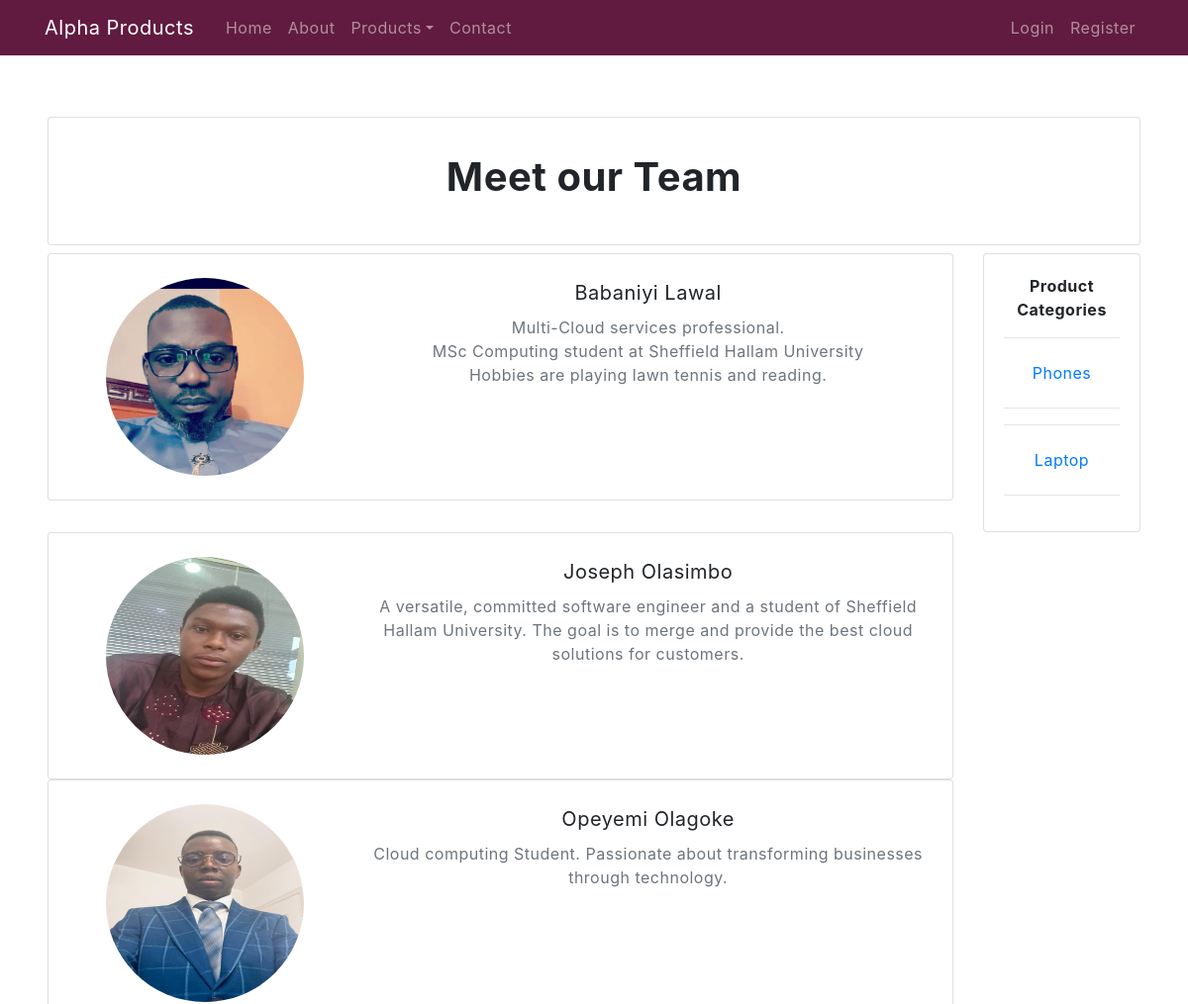
Page /aboutus/ (upper part) on the earlier database version.
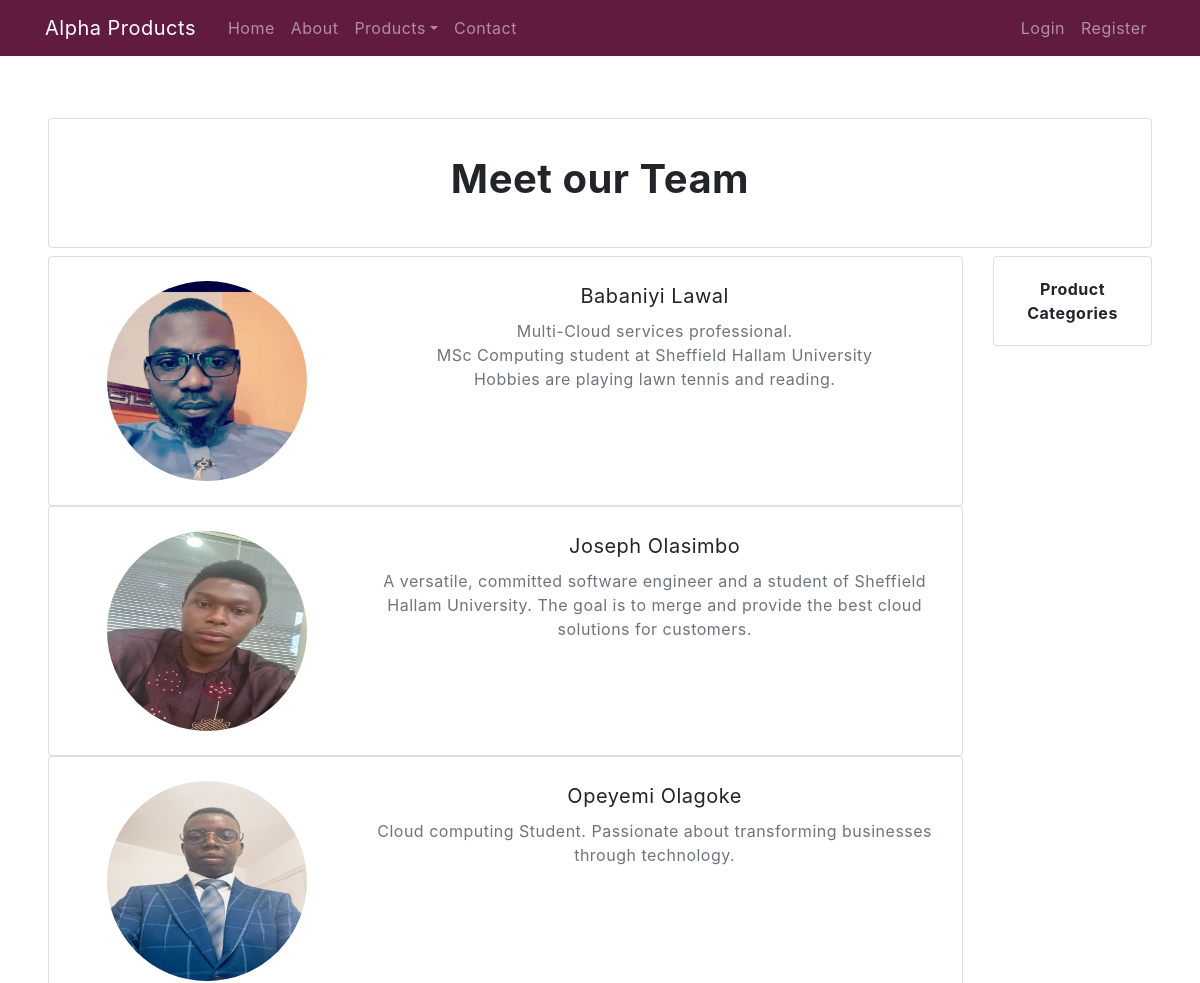
Same page on the later database version.
### alpha/models.py (models this page shows, shortened)
class Category(models.Model):
    cat = models.CharField(max_length=100)
    image = models.ImageField(upload_to=catpath, null=True, blank=True)

### alpha/views.py (the view)
# urls.py: path('aboutus/', views.aboutus, name='aboutus'),
def aboutus(request):
    cat = Category.objects.all()
    return render(request, 'alpha/aboutus.html', {'cat':cat})

### alpha/templates/alpha/aboutus.html (shortened to what this page needs)
{% extends 'alpha/base.html' %}
{% block content %}
{% load static %}
  <div class="container-content">
    <section class="p-4 p-md-5 text-center text-lg-start shadow-1-strong rounded">
      <div class="row d-flex justify-content-center">
        <div class="col-md-12">
          <div class="card">
            <div class="card-body m-3">
              <h1><strong>Meet our Team</strong></h1>
            </div>
          </div>
        </div>
      </div>
      <div class="row d-flex justify-content-left mt-2">
        <div class="col-md-10">
          <div class="card">
            <div class="card-body m-1">
              <div class="row">
                <div class="col-lg-4 d-flex justify-content-center align-items-center mb-4 mb-lg-0">
                  <img src="{% static 'image/about/niyi.jpeg' %}"
                    class="rounded-circle img-fluid shadow-1" alt="About Image" width="200" height="200" />
                </div>
                <div class="col-lg-8">
                  <p class="fw-bold lead mb-2"><strong>Babaniyi Lawal</strong></p>
                  <p class="fw-bold text-muted mb-0">Multi-Cloud services professional.</p>
                  <p class="fw-bold text-muted mb-0">MSc Computing student at Sheffield Hallam University</p>
                  <p class="text-muted fw-light mb-4">
                    Hobbies are playing lawn tennis and reading.
                 </p>
                </div>
              </div>
            </div>
          </div>
        </div>
        <div class="col-md-2">
          <div class="card mb-6">
            <div class="card-body text-center">
              <strong>Product Categories</strong>
              {% for c in cat %}
                <hr>
                <a href="{% url 'product' c.cat %}" class="btn">{{ c.cat }}</a>
                <hr>
              {% endfor %}
            </div>
          </div>
        </div>
        <div class="col-md-10">
          <div class="card">
            <div class="card-body m-1">
              <div class="row">
                <div class="col-lg-4 d-flex justify-content-center align-items-center mb-4 mb-lg-0">
                  <img src="{% static 'image/about/joseph.jpeg' %}"
                    class="rounded-circle" alt="About Image" width="200" height="200" />
                </div>
                <div class="col-lg-8">
                  <p class="fw-bold lead mb-2"><strong>Joseph Olasimbo</strong></p>
                  <p class="text-muted fw-light mb-4">
                    A versatile, committed software engineer and a student of Sheffield Hallam University. The goal is to merge and provide the best cloud solutions for customers.
                  </p>
                </div>
              </div>
            </div>
          </div>
        </div>
        <div class="col-md-10">
          <div class="card">
            <div class="card-body m-1">
              <div class="row">
                <div class="col-lg-4 d-flex justify-content-center align-items-center mb-4 mb-lg-0">
                  <img src="{% static 'image/about/opeyemi.jpeg' %}"
                    class="rounded-circle" alt="About Image" width="200" height="200" />
                </div>
                <div class="col-lg-8">
                  <p class="fw-bold lead mb-2"><strong>Opeyemi Olagoke</strong></p>
                  <p class="text-muted fw-light mb-4">
                    Cloud computing Student. Passionate about transforming businesses through technology.
                  </p>
                </div>
              </div>
            </div>
          </div>
        </div>
      </div>
    </section>
  </div>
{% endblock %}

### alpha/templates/alpha/base.html (shortened to what this page needs)
{% load static %}
<!DOCTYPE html>
<html lang="en">
    <head>
        <link rel="stylesheet" href="{% static 'css/styles.css' %}"/>
        <link rel="stylesheet" href="{% static 'css/bootstrap.min.css' %}"/>
    </head>
<body>
    <div class="container">
        <header class="site-header">
            <nav class="navbar navbar-expand-md navbar-dark bg-steel fixed-top">
                <div class="container">
                    <a class="navbar-brand mr-4" href="{% url 'home' %}">Alpha Products</a>
                    <div class="collapse navbar-collapse" id="navbarToggle">
                        <div class="navbar-nav mr-auto">
                            <a class="nav-item nav-link" href="{% url 'home' %}">Home</a>
                            <a class="nav-item nav-link" href="{% url 'aboutus' %}">About</a>
                            <li class="nav-item dropdown ml-auto">
                                <a class="nav-link dropdown-toggle" href="#" role= "button" id="navbarDropdownMenuLink" data-toggle="dropdown" aria-haspopup="true" aria-expanded="false">Products</a>
                            </li>
                            <a class="nav-item nav-link" href="{% url 'contact' %}">Contact</a>
                        </div>
                        <div class="navbar-nav">
                            {% if user.is_authenticated %}
                                <img src="{{ user.profile.image.url }}" alt="" style="width: 45px; height: 45px" class="rounded-circle"/>
                                <a class="nav-item nav-link" href="{% url 'viewcart' %}">Cart</a>
                                <a class="nav-item nav-link" href="{% url 'profile' %}">Profile</a>
                                <a class="nav-item nav-link" href="{% url 'logout' %}">Logout</a>
                            {%  else %}
                                <a class="nav-item nav-link" href="{% url 'login' %}">Login</a>
                                <a class="nav-item nav-link" href="{% url 'register' %}">Register</a>
                            {% endif %}
                        </div>
                    </div>
                </div>
            </nav>
        </header>
    </div>
    {% block content %}{% endblock %}
</body>
</html>

### alpha/static/css/styles.css (style rules this page uses)
body { font-family:'Poppins', sans-serif; font-size:14px; line-height:23px; font-weight: 400; letter-spacing: 0.5px; color:#000; }
body, html { height:100%; }
.container-content { margin-top: 70px; }
h1, h2, h3, h4, h5, h6 { color: #444444; }
.bg-steel { background-color: #621b40 }
.site-header .navbar-nav .nav-link { color: #cbd5db; }

Differences in the rows shown:
removed Category: cat "Phones"
removed Category: cat "Laptop"
